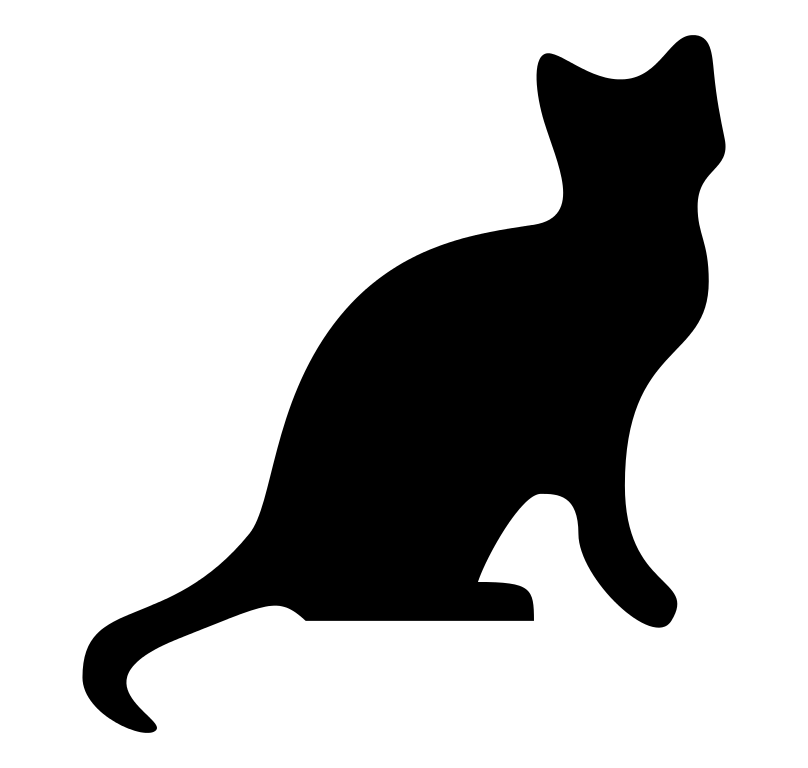
#> input picture C19-Manipulação-de-Imagens/catlogo.png, 808 x 768 px
$ python image_redef.py
#> lines starting #> are read from the running program, lines starting #| are printed output that depends on the picture
from PIL import Image
import os
import send2trash


def size(directory):
    """

    :param directory: The directory
    :return:
    """
#> called with directory = './'
    os.chdir(directory)
    logo_image = Image.open('catlogo.png')
#> logo_image is the input picture: PIL image 808x768 RGBA; mean R, G, B, A 0, 0, 0, 68.9
    logo = logo_image.resize((40, 35))
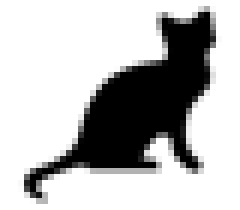
#> logo: PIL image 40x35 RGBA (shown 6 times larger); mean R, G, B, A 0, 0, 0, 68.9; transparent parts drawn white
    for filename in os.listdir():
        if filename.endswith('.jpg') or filename.endswith('.png'):
            image = Image.open(filename)
            width, height = image.size
#> width = 808; height = 768
            dimensions = [int(width), int(height)]
#> dimensions = [808, 768]
            if int(width) > 300 or int(height) > 300:
                dimensions.sort(reverse=True)
                greater = int(dimensions[0])
#> greater = 808
                lower = int(dimensions[1])
#> lower = 768
                new_low = int(lower * 300 / greater)
#> new_low = 285
                if greater == 'width':
                    new_img = image.resize((300, new_low))
                    new_img.paste(logo, (260, new_low-35), logo) # We pass the third argument to ensure the image's
                    # pixels will be transparent
                else:
                    new_img = image.resize((new_low, 300))
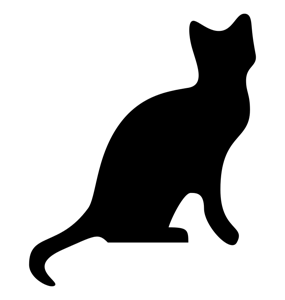
#> new_img: PIL image 285x300 RGBA; mean R, G, B, A 0, 0, 0, 68.9; transparent parts drawn white
                    new_img.paste(logo, (new_low-40, 260), logo)
            else:
                new_img = image.copy()
                new_img.paste(logo, (width-40, height-35), logo)
            if filename.endswith('.png'):
                new_img.save('resized_%s.png' % filename.strip('.png'))
            else:
                new_img.save('resized_%s.jpg' % filename.strip('.jpg'))


def delete_resized(directory):
    """

    :param directory:
    :return:
    """
    for filename in os.listdir():
        if filename.startswith('resized') and filename.endswith('.png'):
            send2trash.send2trash(os.path.join(directory, filename))


delete_resized('./')
size('./')
